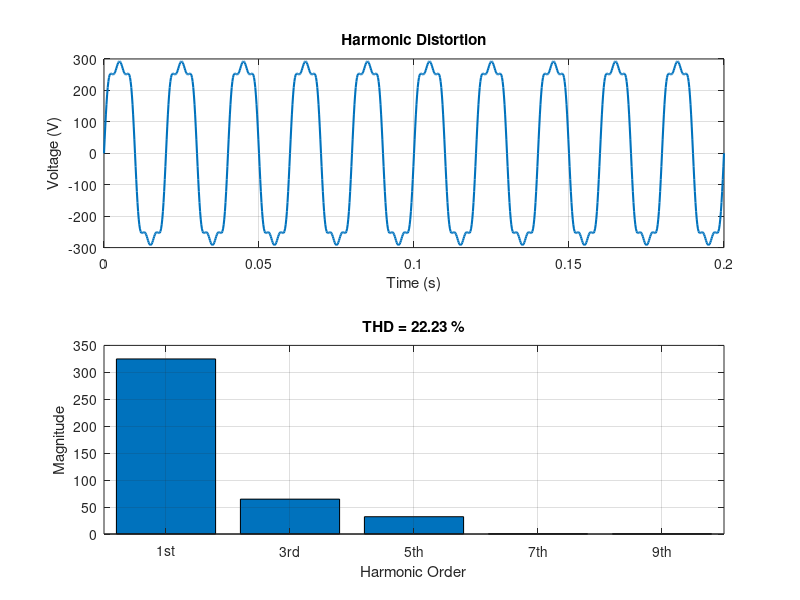

Reproduce this figure in MATLAB.
clc;
clear;
close all;

%% Sampling Parameters
Fs = 5000;          % Sampling Frequency (Hz)
f = 50;             % Fundamental Frequency (Hz)
T = 0.2;            % Duration (s)
t = 0:1/Fs:T;

Vm = 325;           % Peak Voltage

%% Select Disturbance
choice = 5;         % Change from 1 to 7

switch choice

    case 1
        V = Vm*sin(2*pi*f*t);
        titleText = 'Normal Voltage';

    case 2
        V = Vm*sin(2*pi*f*t);
        idx = t>=0.05 & t<=0.12;
        V(idx)=0.6*V(idx);
        titleText='Voltage Sag';

    case 3
        V = Vm*sin(2*pi*f*t);
        idx = t>=0.05 & t<=0.12;
        V(idx)=1.3*V(idx);
        titleText='Voltage Swell';

    case 4
        V = Vm*sin(2*pi*f*t);
        idx = t>=0.05 & t<=0.12;
        V(idx)=0;
        titleText='Voltage Interruption';

    case 5
        V = Vm*sin(2*pi*f*t) ...
          + 0.20*Vm*sin(2*pi*150*t) ...
          + 0.10*Vm*sin(2*pi*250*t);
        titleText='Harmonic Distortion';

    case 6
        V = Vm*sin(2*pi*52*t);
        titleText='Frequency Variation';

    case 7
        V = Vm*sin(2*pi*f*t);
        idx = t>=0.08 & t<=0.081;
        V(idx)=V(idx)+300;
        titleText='Transient';

end

%% FFT

N = length(V);

Y = fft(V);

P2 = abs(Y/N);

P1 = P2(1:floor(N/2)+1);

P1(2:end-1)=2*P1(2:end-1);

Freq = Fs*(0:floor(N/2))/N;

%% Harmonic Extraction

fundamentalIndex = find(Freq>=49 & Freq<=51,1);

V1 = P1(fundamentalIndex);

harmonicOrders = [3 5 7 9];

harmonicVoltages = zeros(size(harmonicOrders));

for i = 1:length(harmonicOrders)

    targetFreq = harmonicOrders(i)*50;

    idx = find(Freq>=targetFreq-1 & Freq<=targetFreq+1,1);

    harmonicVoltages(i)=P1(idx);

end

%% THD Calculation

THD = sqrt(sum(harmonicVoltages.^2))/V1*100;

%% Display

fprintf('\n');
fprintf('========== THD ANALYSIS ==========\n');
fprintf('Signal : %s\n',titleText);

fprintf('Fundamental Magnitude : %.2f\n',V1);

fprintf('\n');

for i=1:length(harmonicOrders)

    fprintf('%dth Harmonic : %.2f\n',harmonicOrders(i),harmonicVoltages(i));

end

fprintf('\n');

fprintf('Total Harmonic Distortion = %.2f %%\n',THD);

%% Power Quality Status

if THD<5
    status="GOOD POWER QUALITY";
else
    status="POOR POWER QUALITY";
end

fprintf('Status : %s\n',status);

%% Plot

figure

subplot(2,1,1)

plot(t,V,'LineWidth',1.5)

grid on

xlabel('Time (s)')

ylabel('Voltage (V)')

title(titleText)

subplot(2,1,2)

bar([1 harmonicOrders],[V1 harmonicVoltages])

xticklabels({'1st','3rd','5th','7th','9th'})

xlabel('Harmonic Order')

ylabel('Magnitude')

grid on

title(['THD = ' num2str(THD,'%.2f') ' %'])
